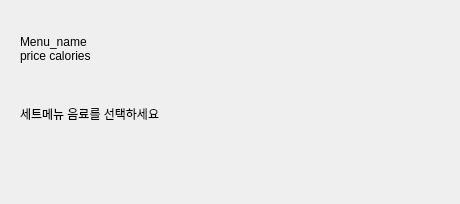
                  <widget class="QWidget" name="page_ask_beverage">
                   <layout class="QVBoxLayout" name="verticalLayout_25">
                    <property name="bottomMargin">
                     <number>9</number>
                    </property>
                    <item>
                     <widget class="QWidget" name="widget_30" native="true">
                      <layout class="QVBoxLayout" name="verticalLayout_24">
                       <item>
                        <widget class="QWidget" name="widget_body_main_haeder_7" native="true">
                         <property name="sizePolicy">
                          <sizepolicy hsizetype="Preferred" vsizetype="Preferred">
                           <horstretch>0</horstretch>
                           <verstretch>0</verstretch>
                          </sizepolicy>
                         </property>
                         <property name="minimumSize">
                          <size>
                           <width>420</width>
                           <height>120</height>
                          </size>
                         </property>
                         <property name="maximumSize">
                          <size>
                           <width>420</width>
                           <height>120</height>
                          </size>
                         </property>
                         <layout class="QVBoxLayout" name="verticalLayout_135">
                          <property name="spacing">
                           <number>0</number>
                          </property>
                          <property name="leftMargin">
                           <number>0</number>
                          </property>
                          <property name="topMargin">
                           <number>15</number>
                          </property>
                          <property name="rightMargin">
                           <number>0</number>
                          </property>
                          <property name="bottomMargin">
                           <number>0</number>
                          </property>
                          <item>
                           <widget class="QLabel" name="label_menu_name_header_name_3">
                            <property name="text">
                             <string>Menu_name
price calories</string>
                            </property>
                            <property name="alignment">
                             <set>Qt::AlignLeading|Qt::AlignLeft|Qt::AlignTop</set>
                            </property>
                            <property name="wordWrap">
                             <bool>true</bool>
                            </property>
                           </widget>
                          </item>
                          <item>
                           <widget class="QLabel" name="label_ask_order_3">
                            <property name="text">
                             <string>세트메뉴 음료를 선택하세요</string>
                            </property>
                           </widget>
                          </item>
                         </layout>
                        </widget>
                       </item>
                       <item>
                        <widget class="QWidget" name="widget_select_area_3" native="true"/>
                       </item>
                       <item>
                        <spacer name="verticalSpacer_20">
                         <property name="orientation">
                          <enum>Qt::Vertical</enum>
                         </property>
                         <property name="sizeHint" stdset="0">
                          <size>
                           <width>20</width>
                           <height>40</height>
                          </size>
                         </property>
                        </spacer>
                       </item>
                      </layout>
                     </widget>
                    </item>
                   </layout>
                  </widget>
